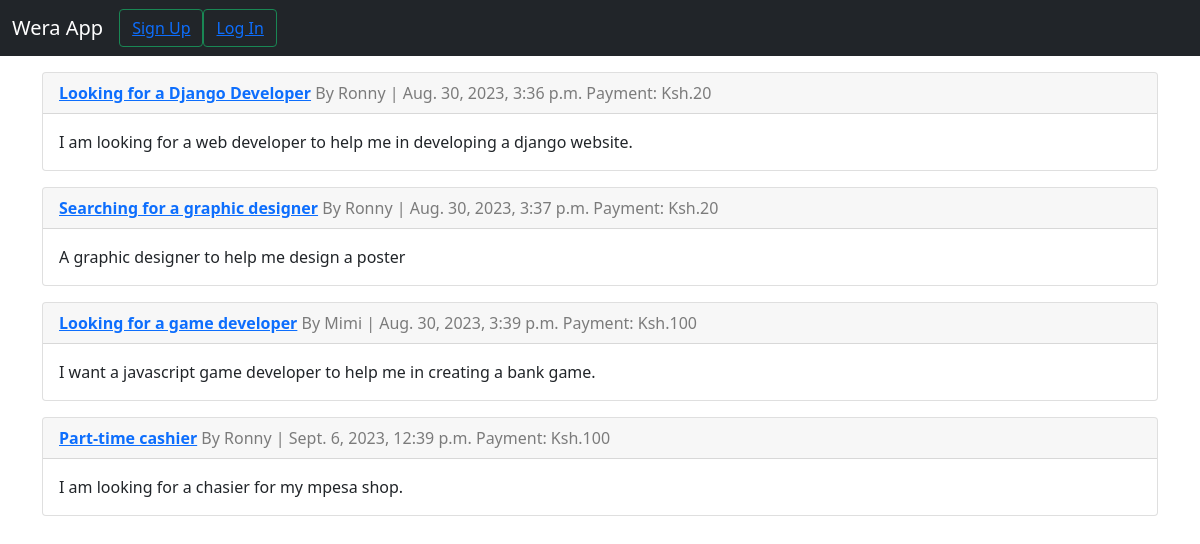
Screenshot of /jobs/ with the database file from the repository.
### jobs/models.py (models this page shows, shortened)
class Jobs(models.Model):
    title = models.CharField(max_length=300)
    employer = models.ForeignKey(
        get_user_model(),
        on_delete=models.CASCADE
    )
    date_created = models.DateTimeField(auto_now_add=True)
    content = models.TextField()
    payment = models.PositiveIntegerField(default=20)

### accounts/models.py (models this page shows)
class CustomUser(AbstractUser):
    UNI_CHOICES = [
        ("KU", "Kenyatta University"),
        ("JKUAT", "Jomo Kenyatta Univeristy Of Agriculture and Technology"),
        ("TUK", "Technical University of Kenya"),
        ("UON", "University Of Nairobi"),
        ("TUM", "Technical University of Mombasa"),
        ("DeKUT", "Dedan Kimathi University of Technology")
    ]
    university = models.CharField(max_length=100, choices=UNI_CHOICES)
    def __str__(self):
        return self.username

### jobs/views.py (the view)
# urls.py: path("jobs/", JobListView.as_view(), name="job_list"),
class JobListView(ListView):
    model = Jobs
    template_name = "job_list.html"
    context_object_name = "jobs"

### templates/job_list.html
{% extends 'base.html' %}
{% block content %}
    {% for job in jobs %}
        <div class="card mt-3" href="{% url 'job_detail' job.pk %}">
            <div class="card-header">
                <a href="{% url 'job_detail' job.pk %}"><strong>{{ job.title }}</strong></a>
                <span class="text-black-50">By {{ job.employer }} | {{ job.date_created }}</span>
                <span class="text-black-50">Payment: Ksh.{{ job.payment }}</span>
            </div>
            <div class="card-body">
                <p class="card-text">{{ job.content }}</p>
            </div>
        </div>
    {% endfor %}
{% endblock %}

### rows the page displays
Jobs: title "Looking for a Django Developer", employer "Ronny", date_created "Aug. 30, 2023, 3:36 p.m.", payment "20", content "I am looking for a web developer to help me in developing a django website."
Jobs: title "Searching for a graphic designer", employer "Ronny", date_created "Aug. 30, 2023, 3:37 p.m.", payment "20", content "A graphic designer to help me design a poster"
Jobs: title "Looking for a game developer", employer "Mimi", date_created "Aug. 30, 2023, 3:39 p.m.", payment "100", content "I want a javascript game developer to help me in creating a bank game."
Jobs: title "Part-time cashier", employer "Ronny", date_created "Sept. 6, 2023, 12:39 p.m.", payment "100", content "I am looking for a chasier for my mpesa shop."
